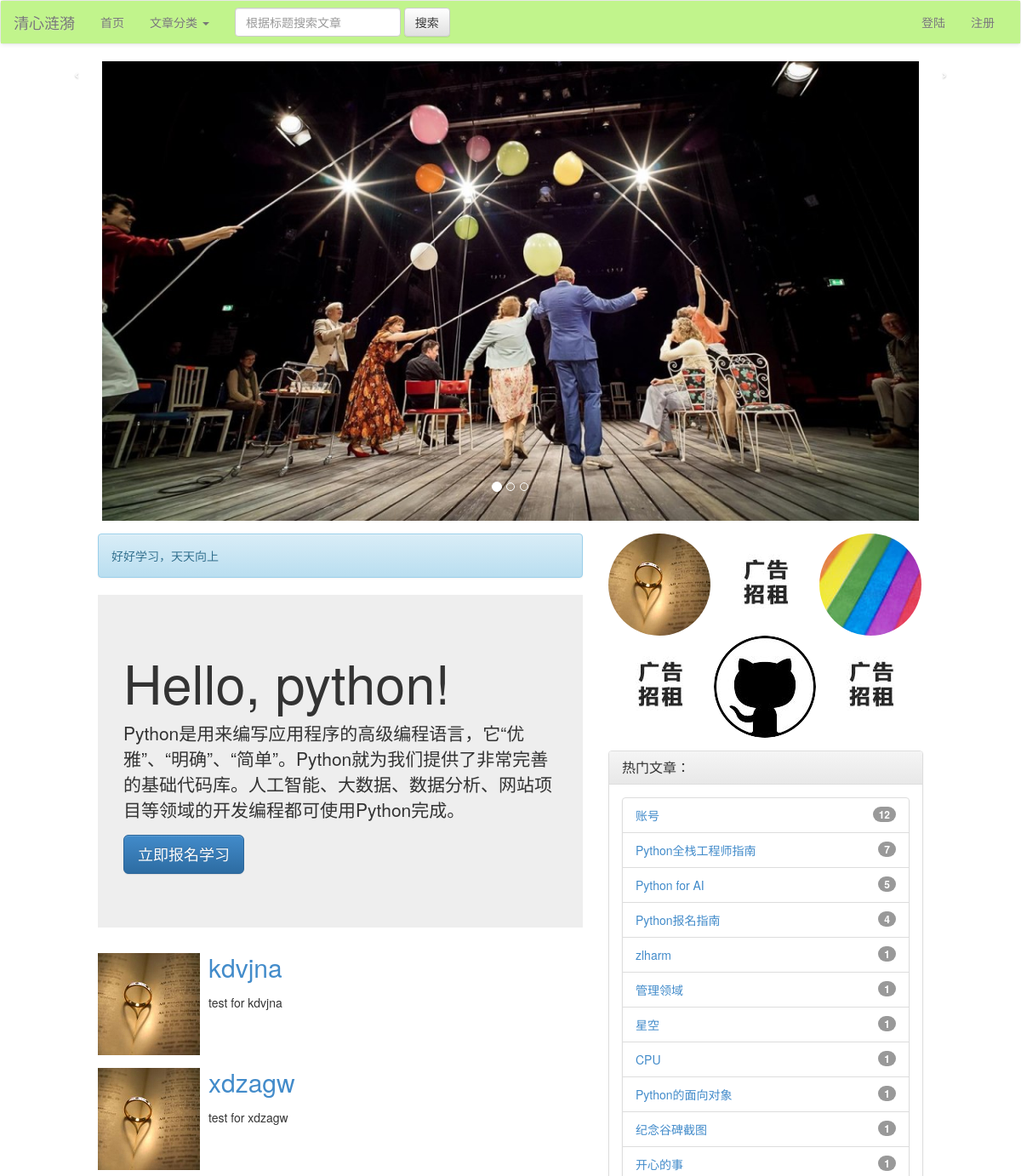
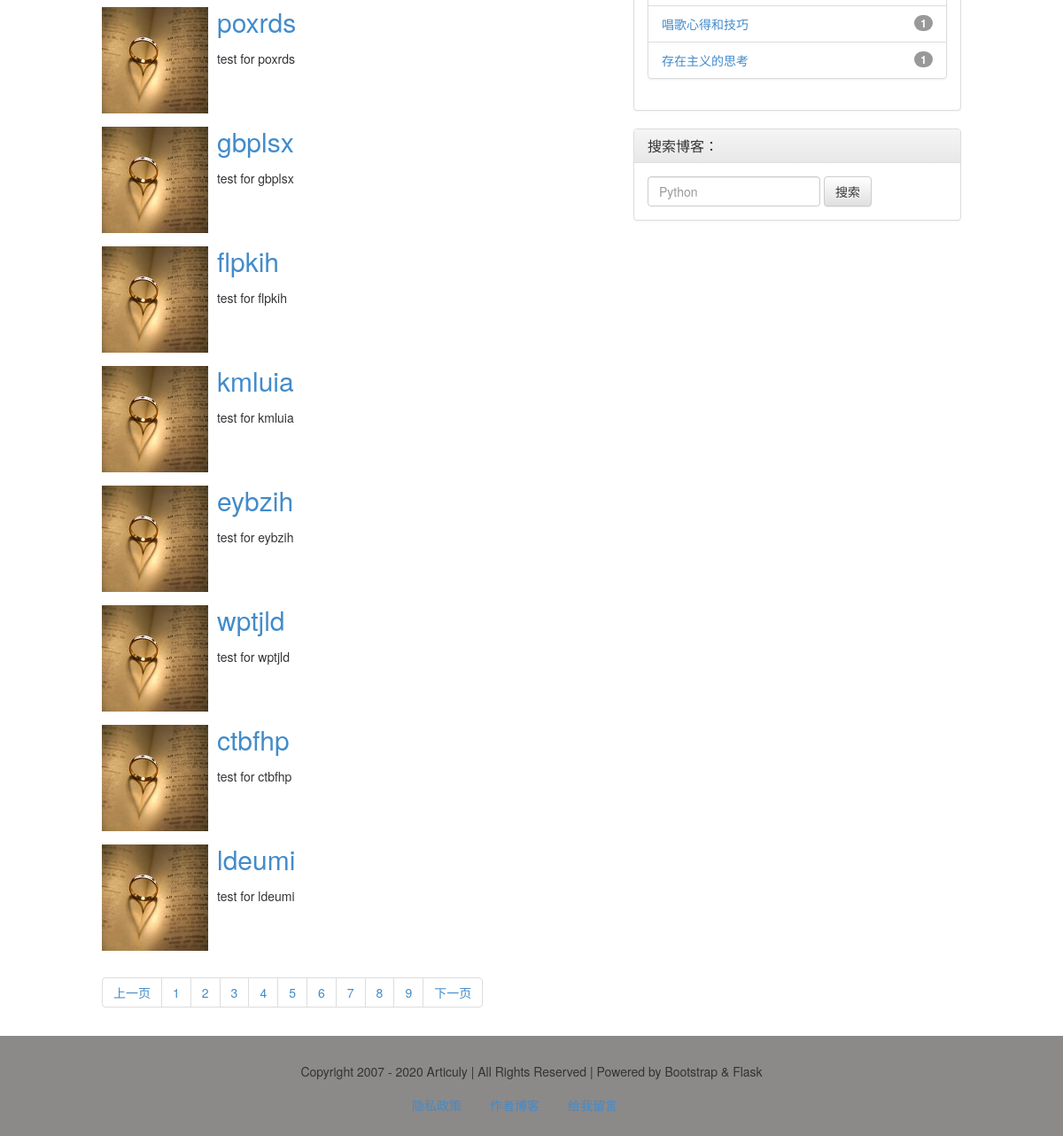
The app's page /4, older data (2 pictures, top to bottom).
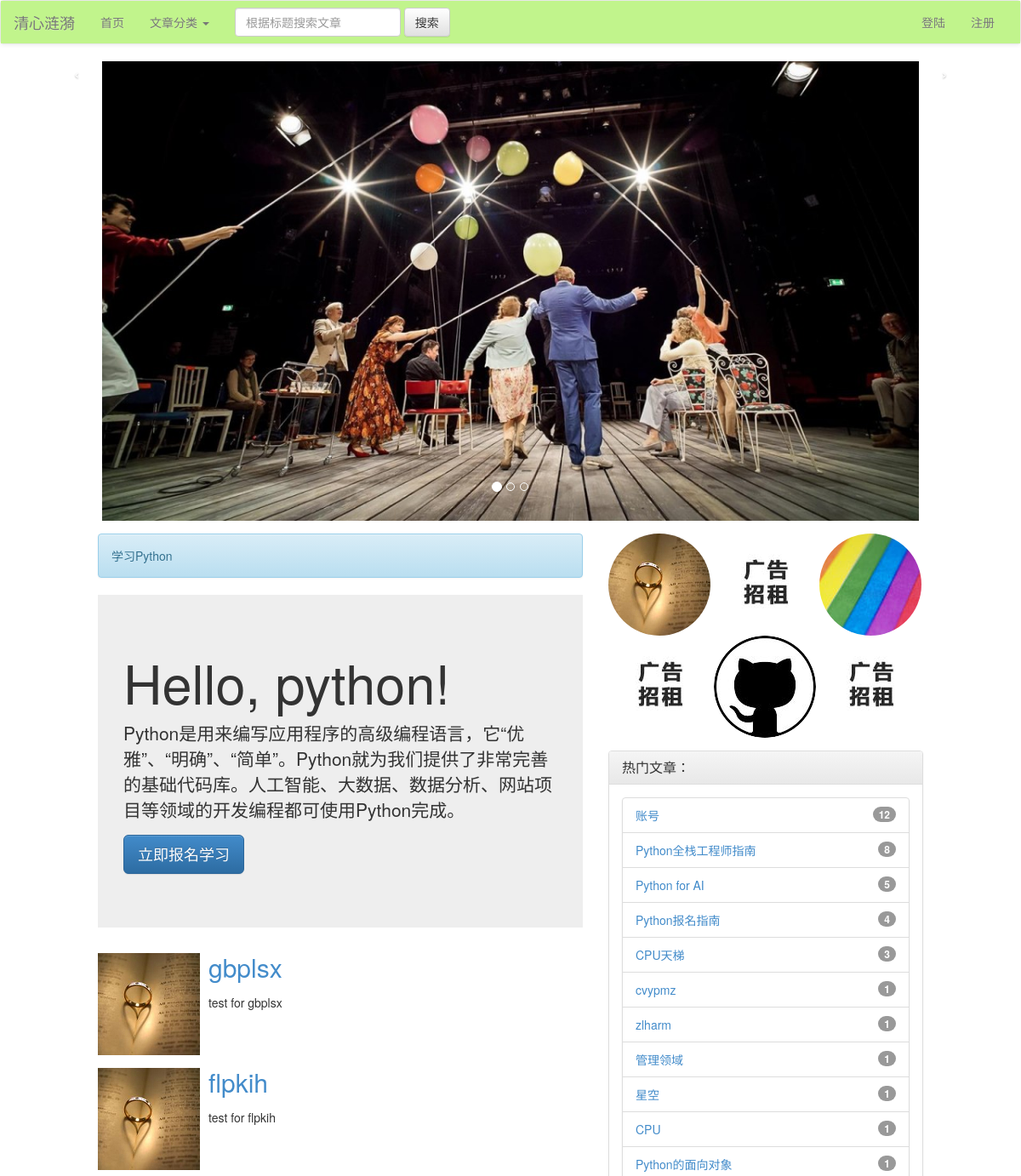
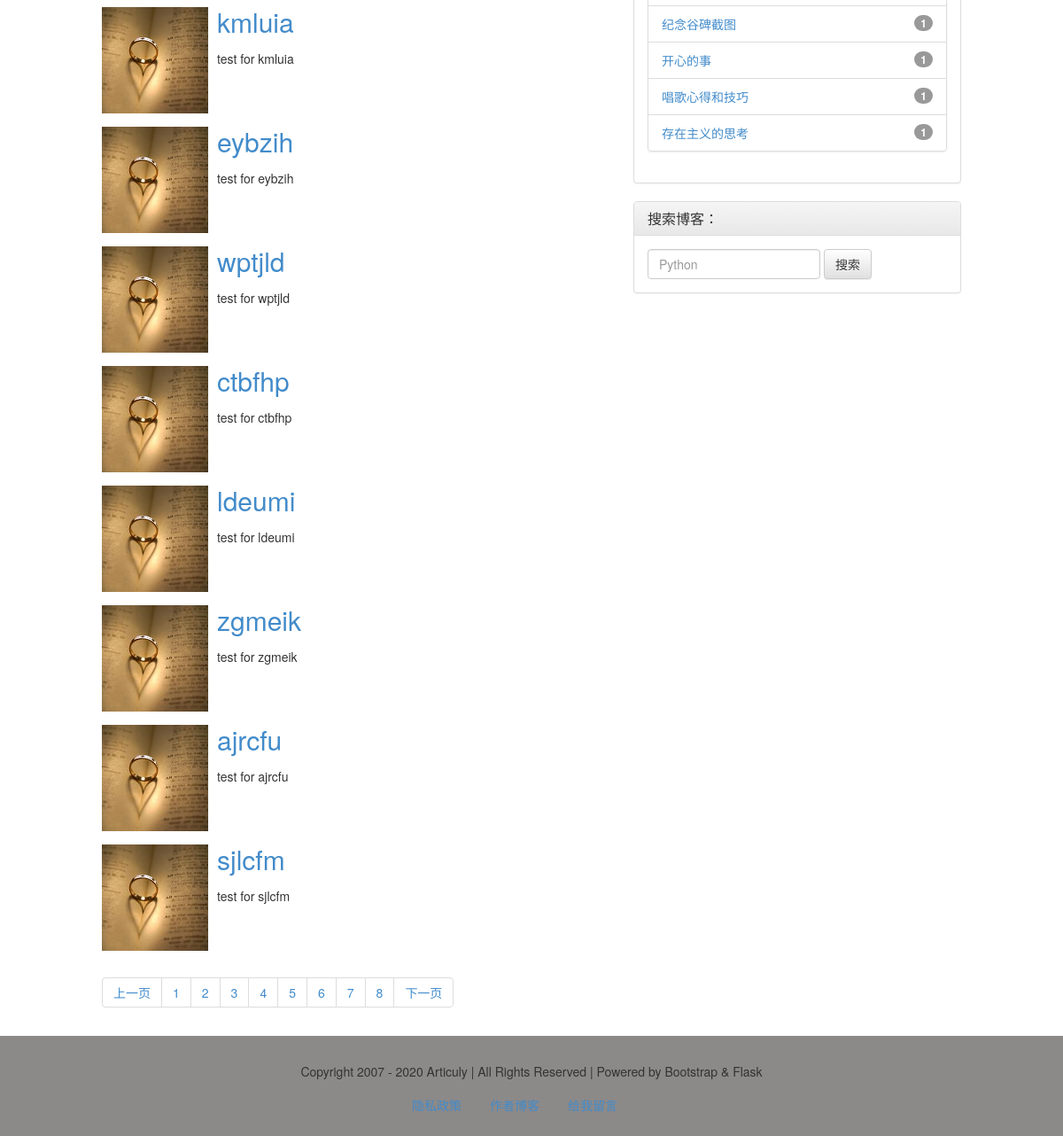
The same page, newer data (2 pictures, top to bottom).
### models.py (models this page shows)
class Alert(db.Model):
    alert_id = db.Column(db.Integer, primary_key=True)
    alert_time = db.Column(db.DateTime, default=datetime.now)
    alert_content = db.Column(db.String)

class Article(db.Model):
    id = db.Column(db.Integer, primary_key=True)
    title = db.Column(db.String)
    thumb = db.Column(db.String)
    intro = db.Column(db.String)
    author = db.Column(db.String)
    content = db.Column(db.Text)
    is_recommend = db.Column(db.Integer)
    pubdate = db.Column(db.DateTime, default=datetime.now)
    cate_id = db.Column(db.Integer, db.ForeignKey('category.cate_id'))
    comment = db.relationship('Comment')

### app.py (the view, shortened to what this page needs)
@app.route('/<int:page>')
@app.route('/', defaults={'page': 1})
def html(page):
    alert = Alert.query.order_by(Alert.alert_id.desc()).first()
    recommend_articles = Article.query.filter(Article.is_recommend != None).order_by(Article.is_recommend.desc()).limit(
        15)
    q = request.args.get('nav_search')
    res = Article.query.order_by(Article.id.desc()).paginate(page, 10)
    articles = res.items
    pageList = res.iter_pages()
    return render_template('index.html', page=page, articles=articles, pageList=pageList, res=res, alert=alert,
                           recommend_articles=recommend_articles)

### app.py (called while the page is built)
@app.context_processor
def account():
    username = session.get('user')
    return {'username': username}

@app.context_processor
def getCateList():
    cates = Category.query.all()
    return {'cates': cates}

### templates/index.html (shortened to what the changed rows need)
{% extends "base.html" %}
{% block content %}
    <main>
        <div class="container-fluid">
            <div class="row">
                <div class="col-md-6 col-md-offset-1 col-sm-7 col-sm-offset-1">
                    <div class="alert alert-info" role="alert">{{ alert.alert_content }}</div>
                    <div class="jumbotron">
                        <h1>Hello, python!</h1>
                        <p>
                            Python是用来编写应用程序的高级编程语言，它“优雅”、“明确”、“简单”。Python就为我们提供了非常完善的基础代码库。人工智能、大数据、数据分析、网站项目等领域的开发编程都可使用Python完成。</p>
                        <p><a class="btn btn-primary btn-lg" href="#" role="button">立即报名学习</a></p>
                    </div>
                    <ul class="media-list">
                        {% for article in articles %}
                            <li class="media">
                                <div class="pull-left">
                                    {% if article.thumb==None or article.thumb=="" %}
                                        <img src="{{ url_for('static', filename='img/side/articuly.jpg') }}"
                                             class="media-object" style="width: 120px; height: 120px;">
                                    {% else %}
                                        <img src="{{ article.thumb }}" class="media-object"
                                             style="width: 120px; height: 120px;">
                                    {% endif %}
                                </div>
                                <div class="media-body">
                                    <h2 class="media-heading"><a
                                            href="{{ url_for("article_app.view", article_id=article.id) }}">{{ article.title }}</a>
                                    </h2>
                                    <div class="media">
                                        <p>{{ article['intro'] }}</p>
                                    </div>
                                </div>
                            </li>
                        {% endfor %}
                    </ul>
                    <nav aria-label="Page navigation">
                        <ul class="pagination">
                            {% for page in pageList %}
                                {% if page!=None %}
                                    <li><a href="{{ url_for('html', page=page) }}">{{ page }}</a></li>
                                {% else %}
                                    <li><a href="#">...</a></li>
                                {% endif %}
                            {% endfor %}
                        </ul>
                    </nav>
                </div>
                <div class="col-md-4 col-sm-3">
                    <div class="panel panel-default">
                        <div class="panel-body">
                            <ul class="list-group">
                                {% for article in recommend_articles %}
                                    <li class="list-group-item"><a
                                            href="{{ url_for('article_app.view', article_id=article.id) }}">{{ article.title }}</a>
                                        <span class="badge">{{ article.is_recommend }}</span></li>
                                {% endfor %}
                            </ul>
                        </div>
                    </div>
                </div>
            </div>
        </div>
    </main>
{% endblock %}

Row changes from the older to the newer data that the page shows:
no longer on this page (row unchanged): Alert: alert_content "好好学习，天天向上"
no longer on this page (row unchanged): Article: title "kdvjna", intro "test for kdvjna", shown under "Hello, python!"
no longer on this page (row unchanged): Article: title "xdzagw", intro "test for xdzagw", shown under "Hello, python!"
no longer on this page (row unchanged): Article: title "poxrds", intro "test for poxrds", shown under "Hello, python!"
added Alert: alert_content "学习Python"
now on this page (row unchanged): Article: title "zgmeik", intro "test for zgmeik", shown under "Hello, python!"
now on this page (row unchanged): Article: title "ajrcfu", intro "test for ajrcfu", shown under "Hello, python!"
now on this page (row unchanged): Article: title "sjlcfm", intro "test for sjlcfm", shown under "Hello, python!"
changed Article "Python全栈工程师指南": is_recommend "7" → "8"
added Article: title "CPU天梯", is_recommend "3", shown under "热门文章："
now on this page (row edited): Article: title "cvypmz", is_recommend "1", shown under "热门文章："
Text that changed along with them:
list line gone: "9"
